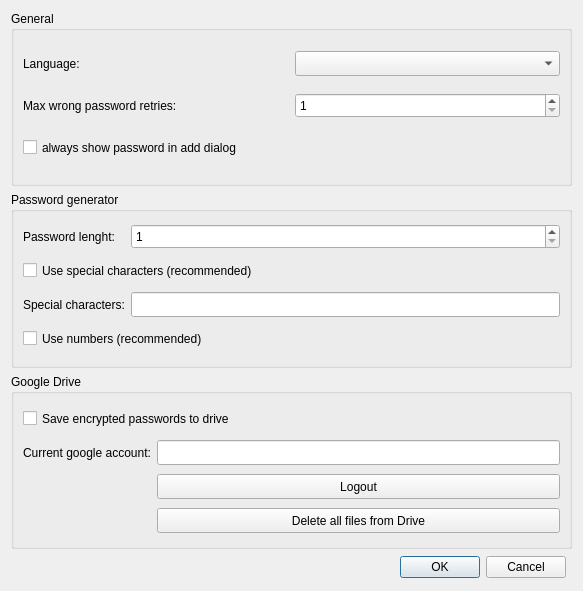
<?xml version="1.0" encoding="UTF-8"?>
<ui version="4.0">
 <class>configDialog</class>
 <widget class="QDialog" name="configDialog">
  <property name="geometry">
   <rect>
    <x>0</x>
    <y>0</y>
    <width>583</width>
    <height>591</height>
   </rect>
  </property>
  <property name="sizePolicy">
   <sizepolicy hsizetype="Preferred" vsizetype="MinimumExpanding">
    <horstretch>0</horstretch>
    <verstretch>0</verstretch>
   </sizepolicy>
  </property>
  <property name="windowTitle">
   <string>Dialog</string>
  </property>
  <property name="whatsThis">
   <string extracomment="  This file is part of jupitcrypt. (https://github.com/radioburst/jupitcrypt)   Copyright (c) 2021 Andreas Dorrer.      jupitcrypt is free software: you can redistribute it and/or modify     it under the terms of the GNU General Public License as published by     the Free Software Foundation, version 3.     jupitcrypt is distributed in the hope that it will be useful, but    WITHOUT ANY WARRANTY; without even the implied warranty of    MERCHANTABILITY or FITNESS FOR A PARTICULAR PURPOSE. See the GNU    General Public License for more details.     You should have received a copy of the GNU General Public License    along with jupitcrypt. If not, see (http://www.gnu.org/licenses/)"/>
  </property>
  <layout class="QGridLayout" name="gridLayout">
   <item row="0" column="0" colspan="2">
    <widget class="QGroupBox" name="groupBox_general">
     <property name="contextMenuPolicy">
      <enum>Qt::DefaultContextMenu</enum>
     </property>
     <property name="title">
      <string>General</string>
     </property>
     <property name="flat">
      <bool>false</bool>
     </property>
     <layout class="QGridLayout" name="gridLayout_2">
      <item row="4" column="0" colspan="2">
       <widget class="QCheckBox" name="cb_showPwdByDefault">
        <property name="minimumSize">
         <size>
          <width>0</width>
          <height>25</height>
         </size>
        </property>
        <property name="text">
         <string>always show password in add dialog</string>
        </property>
       </widget>
      </item>
      <item row="2" column="0">
       <widget class="QLabel" name="lbl_Language">
        <property name="text">
         <string>Language:</string>
        </property>
       </widget>
      </item>
      <item row="2" column="1">
       <widget class="QComboBox" name="cb_Language">
        <property name="minimumSize">
         <size>
          <width>0</width>
          <height>25</height>
         </size>
        </property>
       </widget>
      </item>
      <item row="3" column="0">
       <widget class="QLabel" name="lbl_MaxRetries">
        <property name="text">
         <string>Max wrong password retries:</string>
        </property>
       </widget>
      </item>
      <item row="3" column="1">
       <widget class="QSpinBox" name="cb_MaxRetries">
        <property name="minimumSize">
         <size>
          <width>0</width>
          <height>25</height>
         </size>
        </property>
        <property name="minimum">
         <number>1</number>
        </property>
        <property name="maximum">
         <number>10</number>
        </property>
       </widget>
      </item>
     </layout>
    </widget>
   </item>
   <item row="2" column="0" colspan="2">
    <widget class="QGroupBox" name="groupBox_drive">
     <property name="title">
      <string>Google Drive</string>
     </property>
     <layout class="QGridLayout" name="gridLayout_3">
      <item row="1" column="1">
       <widget class="QLineEdit" name="le_CurrentAcc">
        <property name="enabled">
         <bool>true</bool>
        </property>
        <property name="minimumSize">
         <size>
          <width>260</width>
          <height>25</height>
         </size>
        </property>
        <property name="readOnly">
         <bool>true</bool>
        </property>
       </widget>
      </item>
      <item row="2" column="1">
       <widget class="QPushButton" name="pb_Logout">
        <property name="minimumSize">
         <size>
          <width>0</width>
          <height>25</height>
         </size>
        </property>
        <property name="text">
         <string>Logout</string>
        </property>
       </widget>
      </item>
      <item row="1" column="0">
       <widget class="QLabel" name="lbl_CurrentAcc">
        <property name="text">
         <string>Current google account:</string>
        </property>
       </widget>
      </item>
      <item row="3" column="1">
       <widget class="QPushButton" name="pb_deleteAllFiles">
        <property name="minimumSize">
         <size>
          <width>0</width>
          <height>25</height>
         </size>
        </property>
        <property name="text">
         <string>Delete all files from Drive</string>
        </property>
       </widget>
      </item>
      <item row="2" column="0" rowspan="2">
       <widget class="QLabel" name="lbl_userIcon">
        <property name="text">
         <string/>
        </property>
       </widget>
      </item>
      <item row="0" column="0" colspan="2">
       <widget class="QCheckBox" name="cb_SaveToDrive">
        <property name="minimumSize">
         <size>
          <width>0</width>
          <height>25</height>
         </size>
        </property>
        <property name="text">
         <string>Save encrypted passwords to drive</string>
        </property>
       </widget>
      </item>
     </layout>
    </widget>
   </item>
   <item row="1" column="0" colspan="2">
    <widget class="QGroupBox" name="groupBox">
     <property name="title">
      <string>Password generator</string>
     </property>
     <layout class="QGridLayout" name="gridLayout_4">
      <item row="2" column="0">
       <widget class="QLabel" name="lbl_PwdLenght">
        <property name="text">
         <string>Password lenght:</string>
        </property>
       </widget>
      </item>
      <item row="4" column="1">
       <widget class="QLineEdit" name="le_SpecialChar">
        <property name="minimumSize">
         <size>
          <width>0</width>
          <height>25</height>
         </size>
        </property>
       </widget>
      </item>
      <item row="2" column="1">
       <widget class="QSpinBox" name="sb_PwdLenght">
        <property name="minimumSize">
         <size>
          <width>0</width>
          <height>25</height>
         </size>
        </property>
        <property name="minimum">
         <number>1</number>
        </property>
       </widget>
      </item>
      <item row="4" column="0">
       <widget class="QLabel" name="lbl_SpecialChar">
        <property name="text">
         <string>Special characters:</string>
        </property>
       </widget>
      </item>
      <item row="3" column="0" colspan="2">
       <widget class="QCheckBox" name="cb_UseSpecialChar">
        <property name="minimumSize">
         <size>
          <width>0</width>
          <height>25</height>
         </size>
        </property>
        <property name="text">
         <string>Use special characters (recommended)</string>
        </property>
       </widget>
      </item>
      <item row="5" column="0" colspan="2">
       <widget class="QCheckBox" name="cb_UseNumbers">
        <property name="minimumSize">
         <size>
          <width>0</width>
          <height>25</height>
         </size>
        </property>
        <property name="text">
         <string>Use numbers (recommended)</string>
        </property>
       </widget>
      </item>
     </layout>
    </widget>
   </item>
   <item row="3" column="0">
    <widget class="QDialogButtonBox" name="buttonBox">
     <property name="minimumSize">
      <size>
       <width>0</width>
       <height>25</height>
      </size>
     </property>
     <property name="standardButtons">
      <set>QDialogButtonBox::Cancel|QDialogButtonBox::Ok</set>
     </property>
    </widget>
   </item>
  </layout>
 </widget>
 <resources/>
 <connections/>
</ui>
